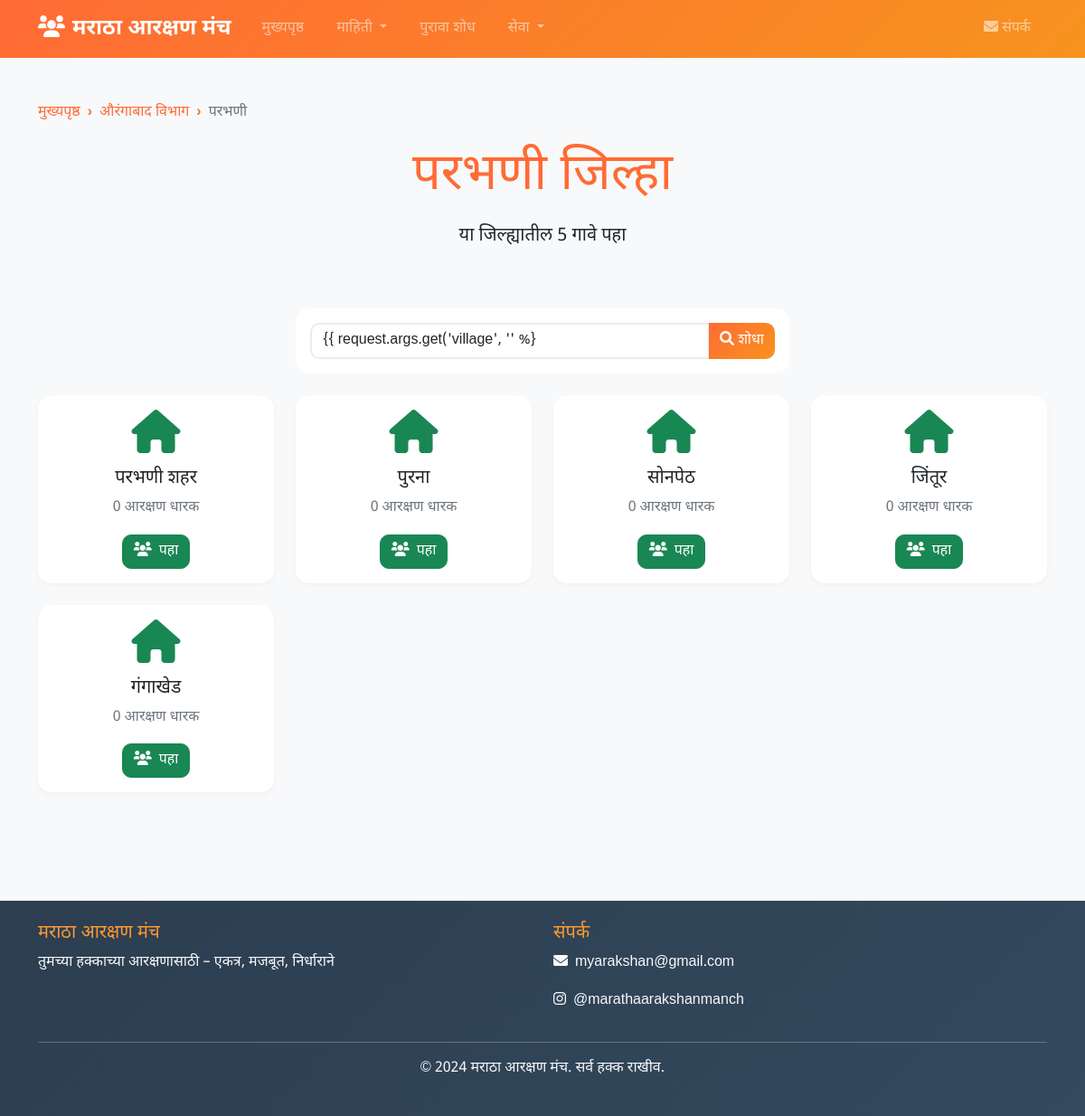
/district/4/, run on the app's committed database.
### core/models.py (models this page shows, shortened)
class District(models.Model):
    name = models.CharField(max_length=100, verbose_name="जिल्ह्याचे नाव")
    division = models.ForeignKey(Division, on_delete=models.CASCADE, related_name='districts', verbose_name="विभाग")
    class Meta:
        verbose_name = "जिल्हा"
        verbose_name_plural = "जिल्हे"
        db_table = "district"

class Division(models.Model):
    name = models.CharField(max_length=100, verbose_name="विभागाचे नाव")
    class Meta:
        verbose_name = "विभाग"
        verbose_name_plural = "विभाग"
        db_table = "division"

class Village(models.Model):
    name = models.CharField(max_length=100, verbose_name="गावाचे नाव")
    district = models.ForeignKey(District, on_delete=models.CASCADE, related_name='villages', verbose_name="जिल्हा")
    class Meta:
        verbose_name = "गाव"
        verbose_name_plural = "गावे"
        db_table = "village"

### core/views.py (the view)
# urls.py: path('district/<int:district_id>/', views.view_district, name='view_district'),
def view_district(request, district_id):
    district = get_object_or_404(District, id=district_id)
    villages = Village.objects.filter(district=district)
    return render(request, 'district.html', {
        'district': district,
        'villages': villages
    })

### templates/district.html (shortened to what this page needs)
{% extends "base.html" %}
{% load static %}
{% block content %}
<div class="container py-5">
    <nav aria-label="breadcrumb" class="mb-4">
        <ol class="breadcrumb">
            <li class="breadcrumb-item"><a href="{% url 'core:home' %}">मुख्यपृष्ठ</a></li>
            <li class="breadcrumb-item"><a href="{% url 'core:view_division' district.division.id %}">{{ district.division.name }}</a></li>
            <li class="breadcrumb-item active" aria-current="page">{{ district.name }}</li>
        </ol>
    </nav>
    <div class="row mb-5">
        <div class="col-12 text-center">
            <h1 class="display-4 text-primary mb-3">{{ district.name }} जिल्हा</h1>
            <p class="lead">या जिल्ह्यातील {{ villages|length }} गावे पहा</p>
        </div>
    </div>
    <div class="row mb-4">
        <div class="col-md-6 mx-auto">
            <div class="card">
                <div class="card-body">
                    <form action="{% url 'core:search' %}" method="GET">
                        <div class="input-group">
                            <input type="text" class="form-control" name="village" placeholder="गावाचे नाव शोधा..." value="{{ request.args.get('village', '' %}">
                            <button class="btn btn-primary" type="submit">
                                <i class="fas fa-search"></i> शोधा
                            </button>
                        </div>
                    </form>
                </div>
            </div>
        </div>
    </div>
    <div class="row">
        {% for village in villages %}
        <div class="col-lg-3 col-md-4 col-sm-6 mb-4">
            <div class="card h-100 shadow-sm hover-card">
                <div class="card-body text-center">
                    <i class="fas fa-home fa-3x text-success mb-3"></i>
                    <h5 class="card-title">{{ village.name }}</h5>
                    <p class="card-text text-muted">{{ village.people|length }} आरक्षण धारक</p>
                    <a href="{% url 'core:view_village' village.id %}" class="btn btn-success">
                        <i class="fas fa-users me-2"></i>पहा
                    </a>
                </div>
            </div>
        </div>
        {% endfor %}
    </div>
</div>
{% endblock %}

### static/css/style.css (style rules this page uses)
body { font-family: 'Noto Sans Devanagari', 'Arial', sans-serif; line-height: 1.6; background-color: #f8f9fa; }
:root { --primary-color: #ff6b35; --secondary-color: #004e89; --success-color: #28a745; --warning-color: #ffc107; --danger-color: #dc3545; --info-color: #17a2b8; --orange-gradient: linear-gradient(135deg, #ff6b35 0%, #f7931e 100%); --saffron-color: #ff9933; --white-color: #ffffff; --green-color: #138808; }
.btn-primary { background: var(--orange-gradient); border-color: var(--primary-color); border: none; }
.text-primary { color: var(--primary-color) !important; }
.card { border: none; border-radius: 15px; transition: all 0.3s ease; }
.btn { border-radius: 10px; font-weight: 500; transition: all 0.3s ease; }
.card-body i { transition: transform 0.3s ease; }
.form-control { border-radius: 10px; border: 2px solid #e9ecef; transition: all 0.3s ease; }
.breadcrumb { background-color: transparent; padding: 0; }
.breadcrumb-item + .breadcrumb-item::before { content: "›"; color: var(--primary-color); font-weight: bold; }
.breadcrumb-item a { color: var(--primary-color); text-decoration: none; }
.shadow-sm { box-shadow: 0 0.125rem 0.25rem rgba(255, 107, 53, 0.075) !important; }

### data on the page
District: division.name "औरंगाबाद विभाग", name "परभणी"
Village: name "परभणी शहर", people|length "0"
Village: name "पुरना", people|length "0"
Village: name "सोनपेठ", people|length "0"
Village: name "जिंतूर", people|length "0"
Village: name "गंगाखेड", people|length "0"

### other printed values
{{ villages|length }} "5"
